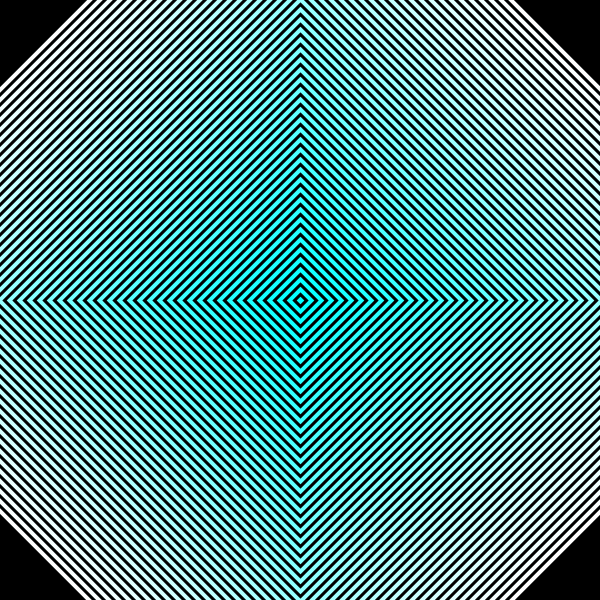
Frame 1 (no input)
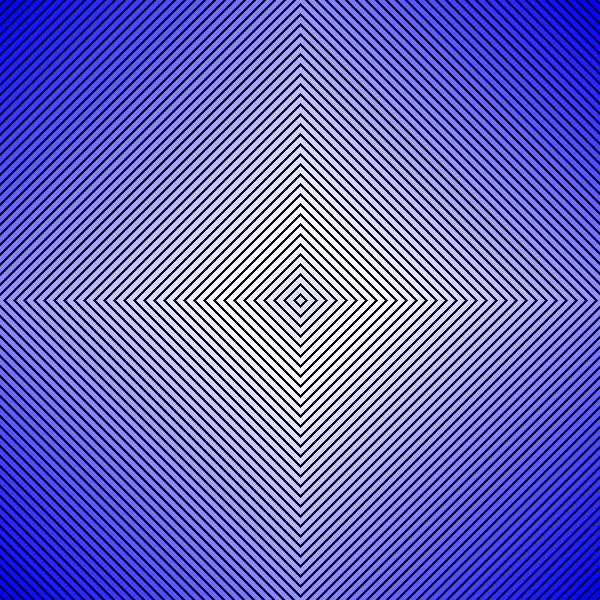
Frame 60 (the mouse pressed at the canvas centre just before this capture)
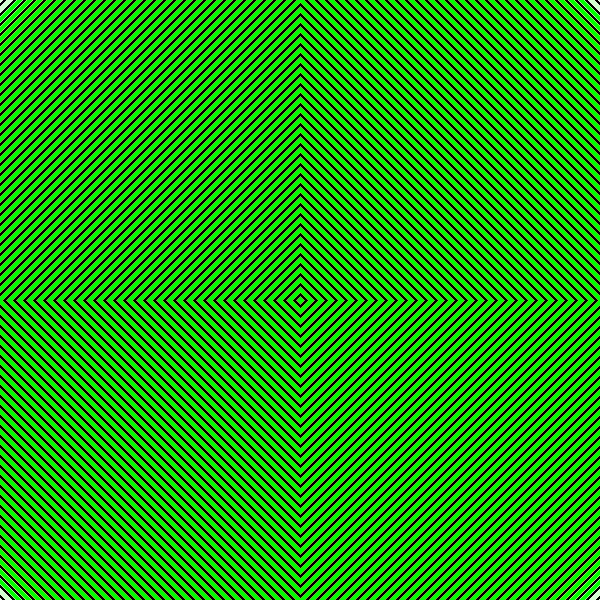
Frame 120 (the mouse held since frame 60 and released just before this capture)

The Processing sketch that drew these frames (run headless with seeded random() and noise(); from frame 60 on, the mouse is pressed at the canvas centre):

// Processing sketch: manual_colour_change_white_bg
// ── manual_colour_change_white_bg.pde
int up = 301;
int down = 299;
int colour = 255;
int stroke = 4;
int bool1 = 255;
int bool2 = 255;
int bool3 = 255;
int temp = 0;


class GradientArray {
  public IntList colourwheel;
  
  public IntList create() {
    colourwheel = new IntList();
    for (int i = 0; i <=255; i = i+5) {
      colourwheel.append(i);
    }
    return colourwheel;
  }
  
  public IntList cycle() {
    //makes sure you don't generate an infinite amount of data
    if (colourwheel.size() < width*2) {
      colourwheel.append(colourwheel.get(colourwheel.size()-1)); 
    }
  
    //swaps array values one index number up
    for (int i = colourwheel.size()-1; i > 0; i--) {
      colourwheel.set(i, colourwheel.get(i-1));
    }
    return colourwheel;
  }
  
  public IntList cyclefirst() {
    //sets value of first index of array
    if (colourwheel.get(0) == 0 || colourwheel.get(0) == 255) {
      colourwheel.set(0, colourwheel.get(2));
    }
    else {
      if (colourwheel.get(1) < colourwheel.get(2)) {
        colourwheel.set(0, colourwheel.get(0)-5);
      }
      if (colourwheel.get(1) > colourwheel.get(2)) {
        colourwheel.set(0, colourwheel.get(0)+5);
      }
    }
   return colourwheel; 
 }

}

GradientArray master = new GradientArray();
GradientArray dummy = new GradientArray();
IntList m = master.create();
IntList d = dummy.create();

//creates list of colours to swap through
int[] b = { 255, 255, 0 };
int[] g = { 255, 0, 255 };
int[] r = { 0, 255, 255 };
int[] c = { 255, 0, 0 };
int[] ma = { 0, 255, 0 };
int[] y = { 0, 0, 255 };
int[][] colourswap = { r, y, g, c, b, ma };

void setup() {
  background(0, 0, 0);
  size(600, 600);
}

void draw() {
  
  //does the actual drawing
  for (int i = 0; i < m.size(); i++) {
        if(colourswap[temp][0] == 0) {
          bool1 = d.get(i);
        }
        if(colourswap[temp][1] == 0) {
          bool2 = d.get(i);
        }
        if(colourswap[temp][2] == 0) {
          bool3 = d.get(i);
        }   
      stroke(bool1, bool2, bool3);  
      strokeWeight(stroke);
      noFill();
      quad(300, up, down, 300, 300, down, up, 300);
      up = up + 10;
      down = down - 10;
      
  }
  up = 301;
  down = 299;
  bool1 = 255;
  bool2 = 255;
  bool3 = 255;
  
  //iterates variable that swaps colourst
  if(d.get(0) == 0) {
    if(temp == 5) {
      temp = 0;
    }
    else {
    temp = temp + 1;
    }
  }
  
  
  m = master.cycle();
  d = dummy.cycle();
  m = master.cyclefirst();
  
  if(mousePressed == true) {
    d.set(0, 0);
  }
  else {
    d.set(0, m.get(0));
  }
  
}
